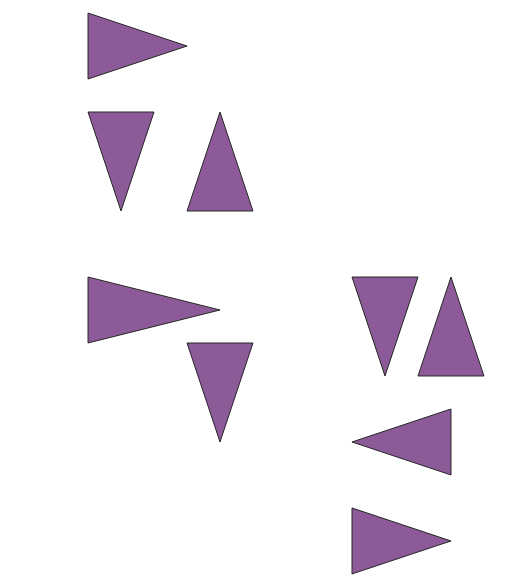

This chart was generated by the following Python code:
import shapefile #mengimpor modul shapefil
w=shapefile.Writer() #untuk membuat shapefile baru
w.shapeType #menyeting menggunakan jenis shape apa (point,polygon)
#membuat dbs dengan 2 field, berupa kolom
w.field("Nama Bidang","Bidang Ke")
w.field("Nama Bidang","Bidang Ke")
#membuat dbs dengan 2 field, berupa kolom
w.record("Segitiga Sama kaki","satu")
w.record("Segitiga Sama kaki","dua")
w.record("Segitiga Sama kaki","tiga")
w.record("Segitiga Sama kaki","empat")
w.record("Segitiga Sama kaki","lima")
w.record("Segitiga Sama kaki","enam")
w.record("Segitiga Sama kaki","tujuh")
w.record("Segitiga Sama kaki","delapan")
w.record("Segitiga Sama kaki","sembilan")


#membuat 9 row karena menggunakan 
w.poly(parts=[[[-7,4],[-5,4], [-6,1],[-7,4]]],shapeType=shapefile.POLYGON) #mengisi .shp dengan titik point
w.poly(parts=[[[-4,1],[-2,1], [-3,4],[-4,1]]],shapeType=shapefile.POLYGON) #mengisi .shp dengan titik point
w.poly(parts=[[[-7,5],[-7,7], [-4,6],[-7,5]]],shapeType=shapefile.POLYGON) #mengisi .shp dengan titik point
w.poly(parts=[[[1,-1],[3,-1], [2,-4],[1,-1]]],shapeType=shapefile.POLYGON) #mengisi .shp dengan titik point
w.poly(parts=[[[4,-1],[5,-4], [3,-4],[4,-1]]],shapeType=shapefile.POLYGON) #mengisi .shp dengan titik point
w.poly(parts=[[[1,-6],[4,-5], [4,-7],[1,-6]]],shapeType=shapefile.POLYGON) #mengisi .shp dengan titik point
w.poly(parts=[[[1,-8],[4,-9], [1,-10],[1,-8]]],shapeType=shapefile.POLYGON) #mengisi .shp dengan titik point
w.poly(parts=[[[-7,-1],[-3,-2], [-7,-3],[-7,-1]]],shapeType=shapefile.POLYGON) #mengisi .shp dengan titik point
w.poly(parts=[[[-4,-3],[-2,-3], [-3,-6],[-4,-3]]],shapeType=shapefile.POLYGON) #mengisi .shp dengan titik point
w.save("soal10")#melakukan save dengan nama (soal1)